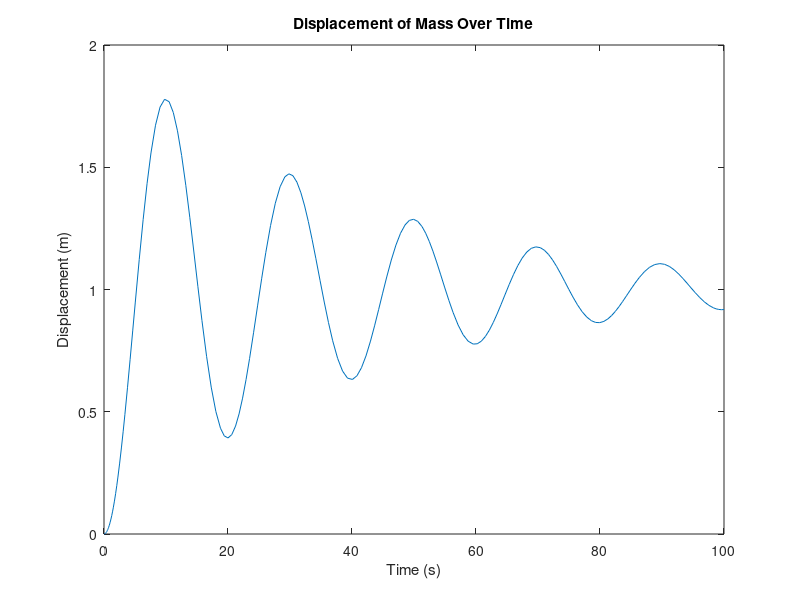

MATLAB code for this plot:
% Define the parameters for the mass, damping, and spring constant.
M = 10;  % mass (kg)
b = 0.5;   % damping coefficient (kg/s)
k = 1; % spring constant (N/m)
y0 = 0;  % equilibrium position (m)

% Define the forcing function as a sinusoidal function for this example.
F = @(t) 1; 

% Define the initial conditions.
y_initial = y0;      % initial displacement (m)
v_initial = 0;       % initial velocity (m/s)
initial_conditions = [y_initial, v_initial];

% Define the time span to solve the differential equation.
tspan = [0, 100]; % time from 0 to 100 seconds

% Define the differential equation as a function handle.
odefun = @(t, y) [y(2); (F(t) - b*y(2) - k*(y(1) - y0))/M];

% Solve the differential equation using ode45.
[t, Y] = ode45(odefun, tspan, initial_conditions);

% Plot the results.
plot(t, Y(:,1)); % Plot displacement over time
xlabel('Time (s)');
ylabel('Displacement (m)');
title('Displacement of Mass Over Time');
